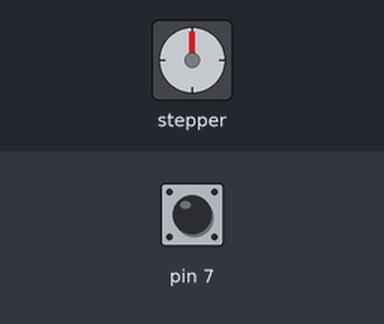
This sketch was run on a simulated Arduino Uno, built with avr-gcc and run on an emulated ATmega328P. On the bench: stepper motor. Wiring (inferred from the names in the program): stepper motor (2048 steps per turn assumed): coils pin 1, pin 2, pin 3, pin 10. Inputs (shaded band) come from the test bench; at power-on: pin 7 HIGH.

Above: at 1.2 s.
1.3 s: pin 7 pulled LOW for 0.15 s
At 1.76 s:
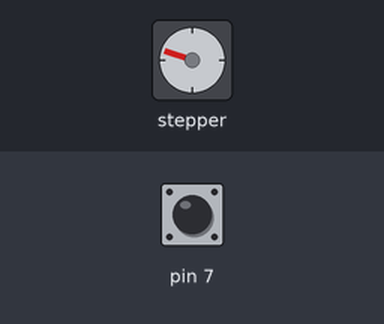
At 12.1 s:
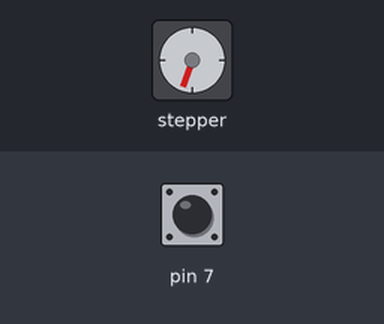
12.4 s: pin 7 pulled LOW for 1 s
At 23.0 s:
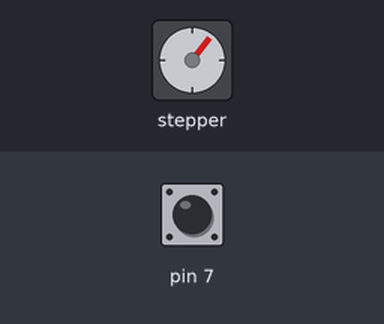
Timing chart, 0 to 23.9 s (numbered marks = the images above; inputs shaded):
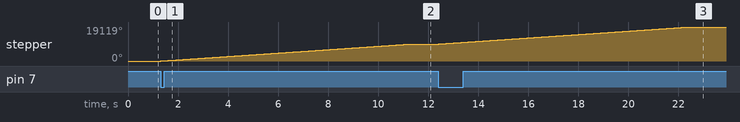

Measured:
- after the input at 1.3 s, stepper: turns 9559° clockwise in 10.0 s, starting at once
- after the input at 12.4 s, stepper: turns 9560° clockwise in 10.0 s, starting at once

The sketch:

code.ino
```cpp
#include <CapacitiveSensor.h>

CapacitiveSensor   cs_6_7 = CapacitiveSensor(6,7);        // 10M resistor between pins 4 & 2, pin 2 is sensor pin, add a wire and or foil if desired

// Variables will change:
int buttonReading;
int buttonState;             // the current reading from the input pin
int lastButtonState = LOW;   // the previous reading from the input pin

// the following variables are long's because the time, measured in miliseconds,
// will quickly become a bigger number than can be stored in an int.
long lastDebounceTime = 0;  // the last time the output pin was toggled
long debounceDelay = 10;    // the debounce time; increase if the output flickers

//declare variables for the motor pins
int motorPin1 = 1;  // Blue   - 28BYJ48 pin 1
int motorPin2 = 2;  // Pink   - 28BYJ48 pin 2
int motorPin3 = 3;  // Yellow - 28BYJ48 pin 3
int motorPin4 = 10; // Orange - 28BYJ48 pin 4
                       // Red    - 28BYJ48 pin 5 (VCC)

int motorSpeed = 75;     //variable to set stepper speed

long runTime = 10000;

//////////////////////////////////////////////////////////////////////////////
void setup() {
   cs_6_7.set_CS_AutocaL_Millis(0xFFFFFFFF);     // turn off autocalibrate on channel 1 - just as an example
  pinMode(motorPin1, OUTPUT);
  pinMode(motorPin2, OUTPUT);
  pinMode(motorPin3, OUTPUT);
  pinMode(motorPin4, OUTPUT);
}

//////////////////////////////////////////////////////////////////////////////
int i = 0;
int on = 0;
long total1;

void loop(){
    if (on == 1){
         counterclockwise();                     //go to the ccw rotation function

        if ((millis() - lastDebounceTime) > debounceDelay+runTime) {
          on = 0;
        }
    }
    else {
      total1 =  cs_6_7.capacitiveSensor(30);

      if (total1>15){
        buttonReading = 1;
      }
      else {
        buttonReading = 0;
      }

    // If the switch changed, due to noise or pressing:
    if (buttonReading != lastButtonState) {
      // reset the debouncing timer
      lastDebounceTime = millis();
    }

    if ((millis() - lastDebounceTime) > debounceDelay) {
      // whatever the reading is at, it's been there for longer
      // than the debounce delay, so take it as the actual current state:

      // if the button state has changed:
      if (buttonReading != buttonState) {
        buttonState = buttonReading;

        // only toggle the LED if the new button state is HIGH
        if (buttonState == HIGH) {
          on = 1;
        }
      }
    }
    lastButtonState = buttonReading;
  }
}

//////////////////////////////////////////////////////////////////////////////
//set pins to ULN2003 high in sequence from 1 to 4
//delay "motorSpeed" between each pin setting (to determine speed)

void counterclockwise (){
 // 1
 digitalWrite(motorPin1, HIGH);
 digitalWrite(motorPin2, LOW);
 digitalWrite(motorPin3, LOW);
 digitalWrite(motorPin4, LOW);
 delayMicroseconds(motorSpeed);
 // 2
 digitalWrite(motorPin1, HIGH);
 digitalWrite(motorPin2, HIGH);
 digitalWrite(motorPin3, LOW);
 digitalWrite(motorPin4, LOW);
 delayMicroseconds (motorSpeed);
 // 3
 digitalWrite(motorPin1, LOW);
 digitalWrite(motorPin2, HIGH);
 digitalWrite(motorPin3, LOW);
 digitalWrite(motorPin4, LOW);
 delayMicroseconds(motorSpeed);
 // 4
 digitalWrite(motorPin1, LOW);
 digitalWrite(motorPin2, HIGH);
 digitalWrite(motorPin3, HIGH);
 digitalWrite(motorPin4, LOW);
 delayMicroseconds(motorSpeed);
 // 5
 digitalWrite(motorPin1, LOW);
 digitalWrite(motorPin2, LOW);
 digitalWrite(motorPin3, HIGH);
 digitalWrite(motorPin4, LOW);
 delayMicroseconds(motorSpeed);
 // 6
 digitalWrite(motorPin1, LOW);
 digitalWrite(motorPin2, LOW);
 digitalWrite(motorPin3, HIGH);
 digitalWrite(motorPin4, HIGH);
 delayMicroseconds (motorSpeed);
 // 7
 digitalWrite(motorPin1, LOW);
 digitalWrite(motorPin2, LOW);
 digitalWrite(motorPin3, LOW);
 digitalWrite(motorPin4, HIGH);
 delayMicroseconds(motorSpeed);
 // 8
 digitalWrite(motorPin1, HIGH);
 digitalWrite(motorPin2, LOW);
 digitalWrite(motorPin3, LOW);
 digitalWrite(motorPin4, HIGH);
 delayMicroseconds(motorSpeed);
}

//////////////////////////////////////////////////////////////////////////////
//set pins to ULN2003 high in sequence from 4 to 1
//delay "motorSpeed" between each pin setting (to determine speed)

void clockwise(){
 // 1
 digitalWrite(motorPin4, HIGH);
 digitalWrite(motorPin3, LOW);
 digitalWrite(motorPin2, LOW);
 digitalWrite(motorPin1, LOW);
 delayMicroseconds(motorSpeed);
 // 2
 digitalWrite(motorPin4, HIGH);
 digitalWrite(motorPin3, HIGH);
 digitalWrite(motorPin2, LOW);
 digitalWrite(motorPin1, LOW);
 delayMicroseconds (motorSpeed);
 // 3
 digitalWrite(motorPin4, LOW);
 digitalWrite(motorPin3, HIGH);
 digitalWrite(motorPin2, LOW);
 digitalWrite(motorPin1, LOW);
 delayMicroseconds(motorSpeed);
 // 4
 digitalWrite(motorPin4, LOW);
 digitalWrite(motorPin3, HIGH);
 digitalWrite(motorPin2, HIGH);
 digitalWrite(motorPin1, LOW);
 delayMicroseconds(motorSpeed);
 // 5
 digitalWrite(motorPin4, LOW);
 digitalWrite(motorPin3, LOW);
 digitalWrite(motorPin2, HIGH);
 digitalWrite(motorPin1, LOW);
 delayMicroseconds(motorSpeed);
 // 6
 digitalWrite(motorPin4, LOW);
 digitalWrite(motorPin3, LOW);
 digitalWrite(motorPin2, HIGH);
 digitalWrite(motorPin1, HIGH);
 delayMicroseconds (motorSpeed);
 // 7
 digitalWrite(motorPin4, LOW);
 digitalWrite(motorPin3, LOW);
 digitalWrite(motorPin2, LOW);
 digitalWrite(motorPin1, HIGH);
 delayMicroseconds(motorSpeed);
 // 8
 digitalWrite(motorPin4, HIGH);
 digitalWrite(motorPin3, LOW);
 digitalWrite(motorPin2, LOW);
 digitalWrite(motorPin1, HIGH);
 delayMicroseconds(motorSpeed);
}
```
